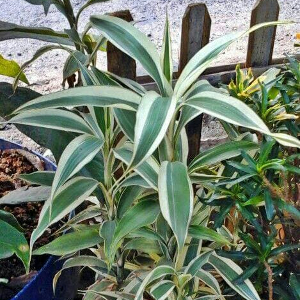
#> input picture data/example_leaf/DRAID1.jpg, 300 x 300 px
$ python -i dev_preprocessing_multicolor.py   (imports and definitions only)   (older library calls are emulated)
#> lines starting #> are read from the running program, lines starting #| are printed output that depends on the picture; after the words box and inside, x2 and y2 are one past the last pixel; in counts of white or black regions, pixels touching at a corner belong together
#> further down, picture is the input picture: shape (300, 300, 3); mean B, G, R 106.8, 124.5, 111.1
import cv2
import numpy as np
from os import walk
import os
sensitivity = 20
gauss_win_size = 5
gauss_sigma = 3
th_window_size = 15
th_offset = 2

# [59 lines left out: functions brigtning, crop_rotate, get_biggest_scracth, closingHoleContour, not called in this run]

def binarize_multicolor(img):
    dst = cv2.fastNlMeansDenoisingColored(img, None, 10, 10, 7, 21)
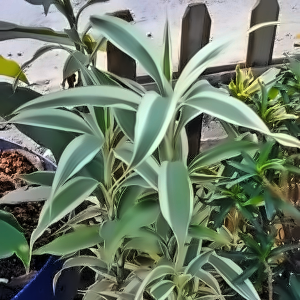
#> dst: shape (300, 300, 3); mean B, G, R 105.4, 124.2, 110.3
    dst = cv2.fastNlMeansDenoisingColored(dst, None, 10, 10, 7, 21)
    dst = cv2.GaussianBlur(img, (gauss_win_size, gauss_win_size), gauss_sigma)
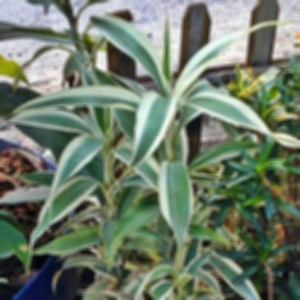
#> dst: shape (300, 300, 3); mean B, G, R 106.8, 124.5, 111.1

    # Take each frame
    frame = dst

    # Convert BGR to HSV
    hsv = cv2.cvtColor(frame, cv2.COLOR_BGR2HSV)
#> hsv: shape (300, 300, 3); mean H, S, V 60, 63.5, 127.8

    # define range of yellow color in HSV
    lower_blue = np.array([25 - sensitivity, 30, 10])
    upper_blue = np.array([60 + sensitivity, 255, 255])

    # Threshold the HSV image to get only blue colors
    mask = cv2.inRange(hsv, lower_blue, upper_blue)
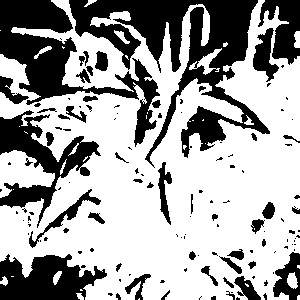
#> mask: shape (300, 300); 64.2% white; 132 black regions (84 under 20 px), largest, box (x1, y1, x2, y2) and area: (69, 0, 270, 168) 11019, (0, 0, 160, 147) 6687, (0, 110, 101, 228) 3747

    # Bitwise-AND mask and original image
    res = cv2.bitwise_and(frame, frame, mask=mask)
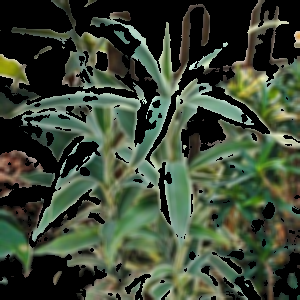
#> res: shape (300, 300, 3); mean B, G, R 53.7, 71.4, 60.6

    #cv2.imshow('frame', frame)
    #cv2.imshow('mask', mask)
    #cv2.imshow('res', res)

    kernel_closing = np.ones((2, 2), np.uint8)
    kernel_opening = np.ones((5, 5), np.uint8)
    closing = cv2.morphologyEx(mask, cv2.MORPH_CLOSE, kernel_closing)
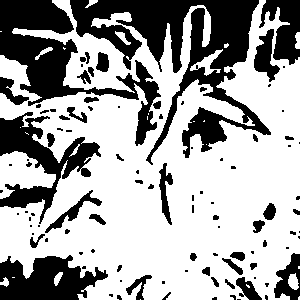
#> closing: shape (300, 300); 64.5% white; 102 black regions (56 under 20 px), largest, box (x1, y1, x2, y2) and area: (70, 0, 271, 165) 11147, (0, 0, 161, 146) 6753, (0, 112, 101, 224) 3766
    # [19 lines of commented-out code are left out]

    return closing

# [40 lines left out: functions replaceWhite, preprocessing, not called in this run]

>>> import cv2
>>> picture = cv2.imread('../data/example_leaf/DRAID1.jpg')
>>> result = binarize_multicolor(picture)

$ run again, on data/example_leaf/IMPID1.jpg
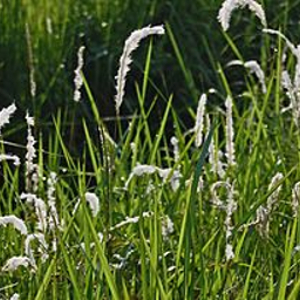
#> input picture data/example_leaf/IMPID1.jpg, 300 x 300 px
#> picture is the input picture: shape (300, 300, 3); mean B, G, R 45.4, 91.8, 76.4
#> hsv: shape (300, 300, 3); mean H, S, V 43, 133.3, 91.9
#> in binarize_multicolor, `mask = cv2.inRange(hsv, lower_blue, upper_blue)`:
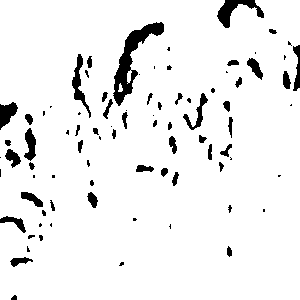
#> mask: shape (300, 300); 93.5% white; 85 black regions (39 under 20 px), largest, box (x1, y1, x2, y2) and area: (113, 22, 164, 106) 1230, (217, 0, 264, 28) 504, (72, 54, 91, 118) 354
#> in binarize_multicolor, `closing = cv2.morphologyEx(mask, cv2.MORPH_CLOSE, kernel_closing)`:
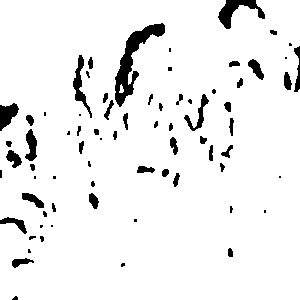
#> closing: shape (300, 300); 93.6% white; 73 black regions (28 under 20 px), largest, box (x1, y1, x2, y2) and area: (115, 23, 165, 107) 1223, (218, 0, 265, 29) 532, (73, 55, 92, 118) 353

$ run again, on data/example_leaf/LOPID1.jpg
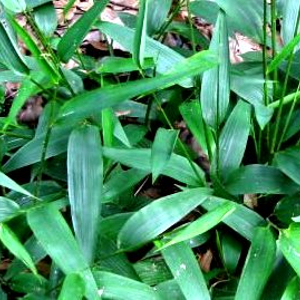
#> input picture data/example_leaf/LOPID1.jpg, 300 x 300 px
#> picture is the input picture: shape (300, 300, 3); mean B, G, R 96.7, 143.6, 70.6
#> hsv: shape (300, 300, 3); mean H, S, V 69.7, 145, 144.3
#> in binarize_multicolor, `mask = cv2.inRange(hsv, lower_blue, upper_blue)`:
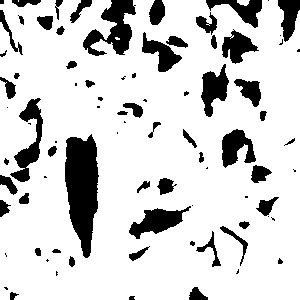
#> mask: shape (300, 300); 82.7% white; 84 black regions (30 under 20 px), largest, box (x1, y1, x2, y2) and area: (65, 134, 99, 258) 2955, (83, 0, 136, 56) 1396, (10, 98, 43, 182) 1027
#> in binarize_multicolor, `closing = cv2.morphologyEx(mask, cv2.MORPH_CLOSE, kernel_closing)`:
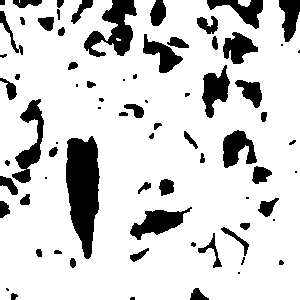
#> closing: shape (300, 300); 82.8% white; 75 black regions (20 under 20 px), largest, box (x1, y1, x2, y2) and area: (66, 136, 100, 259) 2950, (84, 0, 137, 57) 1408, (12, 99, 44, 183) 1023
